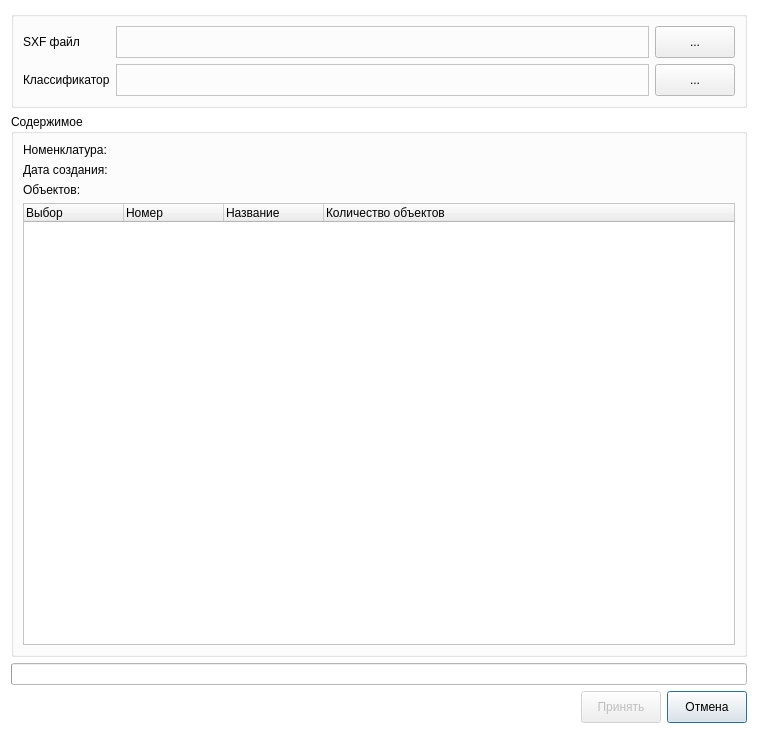
<?xml version="1.0" encoding="UTF-8"?>
<ui version="4.0">
 <class>ImportSxf</class>
 <widget class="QWidget" name="ImportSxf">
  <property name="geometry">
   <rect>
    <x>0</x>
    <y>0</y>
    <width>758</width>
    <height>734</height>
   </rect>
  </property>
  <property name="palette">
   <palette>
    <active>
     <colorrole role="Base">
      <brush brushstyle="SolidPattern">
       <color alpha="255">
        <red>255</red>
        <green>255</green>
        <blue>255</blue>
       </color>
      </brush>
     </colorrole>
     <colorrole role="Window">
      <brush brushstyle="SolidPattern">
       <color alpha="255">
        <red>255</red>
        <green>255</green>
        <blue>255</blue>
       </color>
      </brush>
     </colorrole>
    </active>
    <inactive>
     <colorrole role="Base">
      <brush brushstyle="SolidPattern">
       <color alpha="255">
        <red>255</red>
        <green>255</green>
        <blue>255</blue>
       </color>
      </brush>
     </colorrole>
     <colorrole role="Window">
      <brush brushstyle="SolidPattern">
       <color alpha="255">
        <red>255</red>
        <green>255</green>
        <blue>255</blue>
       </color>
      </brush>
     </colorrole>
    </inactive>
    <disabled>
     <colorrole role="Base">
      <brush brushstyle="SolidPattern">
       <color alpha="255">
        <red>255</red>
        <green>255</green>
        <blue>255</blue>
       </color>
      </brush>
     </colorrole>
     <colorrole role="Window">
      <brush brushstyle="SolidPattern">
       <color alpha="255">
        <red>255</red>
        <green>255</green>
        <blue>255</blue>
       </color>
      </brush>
     </colorrole>
    </disabled>
   </palette>
  </property>
  <property name="windowTitle">
   <string>Загрузить данные из SXF</string>
  </property>
  <layout class="QVBoxLayout" name="verticalLayout">
   <item>
    <widget class="QGroupBox" name="groupBox">
     <layout class="QGridLayout" name="gridLayout">
      <item row="0" column="0">
       <widget class="QLabel" name="label_2">
        <property name="text">
         <string>SXF файл</string>
        </property>
       </widget>
      </item>
      <item row="0" column="1">
       <widget class="QLabel" name="sxfFile">
        <property name="sizePolicy">
         <sizepolicy hsizetype="Expanding" vsizetype="Preferred">
          <horstretch>0</horstretch>
          <verstretch>0</verstretch>
         </sizepolicy>
        </property>
        <property name="frameShape">
         <enum>QFrame::StyledPanel</enum>
        </property>
        <property name="frameShadow">
         <enum>QFrame::Sunken</enum>
        </property>
        <property name="text">
         <string/>
        </property>
       </widget>
      </item>
      <item row="0" column="2">
       <widget class="QPushButton" name="chooseSxfBtn">
        <property name="minimumSize">
         <size>
          <width>32</width>
          <height>32</height>
         </size>
        </property>
        <property name="text">
         <string>...</string>
        </property>
       </widget>
      </item>
      <item row="1" column="0">
       <widget class="QLabel" name="label_3">
        <property name="text">
         <string>Классификатор</string>
        </property>
       </widget>
      </item>
      <item row="1" column="1">
       <widget class="QLabel" name="rscFile">
        <property name="sizePolicy">
         <sizepolicy hsizetype="Expanding" vsizetype="Preferred">
          <horstretch>0</horstretch>
          <verstretch>0</verstretch>
         </sizepolicy>
        </property>
        <property name="frameShape">
         <enum>QFrame::StyledPanel</enum>
        </property>
        <property name="frameShadow">
         <enum>QFrame::Sunken</enum>
        </property>
        <property name="text">
         <string/>
        </property>
       </widget>
      </item>
      <item row="1" column="2">
       <widget class="QPushButton" name="chooseRscBtn">
        <property name="minimumSize">
         <size>
          <width>32</width>
          <height>32</height>
         </size>
        </property>
        <property name="text">
         <string>...</string>
        </property>
       </widget>
      </item>
     </layout>
    </widget>
   </item>
   <item>
    <widget class="QGroupBox" name="groupBox_2">
     <property name="sizePolicy">
      <sizepolicy hsizetype="Preferred" vsizetype="Expanding">
       <horstretch>0</horstretch>
       <verstretch>0</verstretch>
      </sizepolicy>
     </property>
     <property name="title">
      <string>Содержимое</string>
     </property>
     <layout class="QGridLayout" name="gridLayout_2">
      <item row="0" column="1" colspan="2">
       <widget class="QLabel" name="mapName">
        <property name="text">
         <string/>
        </property>
       </widget>
      </item>
      <item row="1" column="0">
       <widget class="QLabel" name="label_4">
        <property name="sizePolicy">
         <sizepolicy hsizetype="Maximum" vsizetype="Preferred">
          <horstretch>0</horstretch>
          <verstretch>0</verstretch>
         </sizepolicy>
        </property>
        <property name="text">
         <string>Дата создания:</string>
        </property>
       </widget>
      </item>
      <item row="0" column="0">
       <widget class="QLabel" name="label">
        <property name="sizePolicy">
         <sizepolicy hsizetype="Maximum" vsizetype="Preferred">
          <horstretch>0</horstretch>
          <verstretch>0</verstretch>
         </sizepolicy>
        </property>
        <property name="text">
         <string>Номенклатура:</string>
        </property>
       </widget>
      </item>
      <item row="2" column="0">
       <widget class="QLabel" name="label_9">
        <property name="sizePolicy">
         <sizepolicy hsizetype="Maximum" vsizetype="Preferred">
          <horstretch>0</horstretch>
          <verstretch>0</verstretch>
         </sizepolicy>
        </property>
        <property name="text">
         <string>Объектов:</string>
        </property>
       </widget>
      </item>
      <item row="1" column="1" colspan="2">
       <widget class="QLabel" name="mapDt">
        <property name="text">
         <string/>
        </property>
       </widget>
      </item>
      <item row="2" column="1" colspan="2">
       <widget class="QLabel" name="objectsCnt">
        <property name="text">
         <string/>
        </property>
       </widget>
      </item>
      <item row="3" column="0" colspan="3">
       <widget class="QTreeWidget" name="layersList">
        <property name="sizePolicy">
         <sizepolicy hsizetype="Preferred" vsizetype="Expanding">
          <horstretch>0</horstretch>
          <verstretch>0</verstretch>
         </sizepolicy>
        </property>
        <property name="showDropIndicator" stdset="0">
         <bool>false</bool>
        </property>
        <property name="selectionMode">
         <enum>QAbstractItemView::NoSelection</enum>
        </property>
        <property name="rootIsDecorated">
         <bool>true</bool>
        </property>
        <property name="uniformRowHeights">
         <bool>true</bool>
        </property>
        <property name="itemsExpandable">
         <bool>true</bool>
        </property>
        <property name="expandsOnDoubleClick">
         <bool>false</bool>
        </property>
        <column>
         <property name="text">
          <string>Выбор</string>
         </property>
        </column>
        <column>
         <property name="text">
          <string>Номер</string>
         </property>
        </column>
        <column>
         <property name="text">
          <string>Название</string>
         </property>
        </column>
        <column>
         <property name="text">
          <string>Количество объектов</string>
         </property>
        </column>
       </widget>
      </item>
     </layout>
     <zorder>layersList</zorder>
     <zorder>mapName</zorder>
     <zorder>label_4</zorder>
     <zorder>label</zorder>
     <zorder>label_9</zorder>
     <zorder>mapDt</zorder>
     <zorder>objectsCnt</zorder>
    </widget>
   </item>
   <item>
    <widget class="QProgressBar" name="loadedBar">
     <property name="minimum">
      <number>1</number>
     </property>
     <property name="maximum">
      <number>1</number>
     </property>
     <property name="value">
      <number>0</number>
     </property>
     <property name="format">
      <string>%v/%m</string>
     </property>
    </widget>
   </item>
   <item>
    <layout class="QHBoxLayout" name="horizontalLayout">
     <item>
      <spacer name="horizontalSpacer">
       <property name="orientation">
        <enum>Qt::Horizontal</enum>
       </property>
       <property name="sizeHint" stdset="0">
        <size>
         <width>40</width>
         <height>20</height>
        </size>
       </property>
      </spacer>
     </item>
     <item>
      <widget class="QPushButton" name="applyButton">
       <property name="enabled">
        <bool>false</bool>
       </property>
       <property name="minimumSize">
        <size>
         <width>0</width>
         <height>32</height>
        </size>
       </property>
       <property name="text">
        <string>Принять</string>
       </property>
       <property name="autoDefault">
        <bool>true</bool>
       </property>
      </widget>
     </item>
     <item>
      <widget class="QPushButton" name="cancelButton">
       <property name="minimumSize">
        <size>
         <width>0</width>
         <height>32</height>
        </size>
       </property>
       <property name="toolTip">
        <string>Отменить</string>
       </property>
       <property name="text">
        <string>Отмена</string>
       </property>
       <property name="autoDefault">
        <bool>false</bool>
       </property>
       <property name="default">
        <bool>true</bool>
       </property>
      </widget>
     </item>
    </layout>
   </item>
  </layout>
 </widget>
 <resources/>
 <connections/>
</ui>
